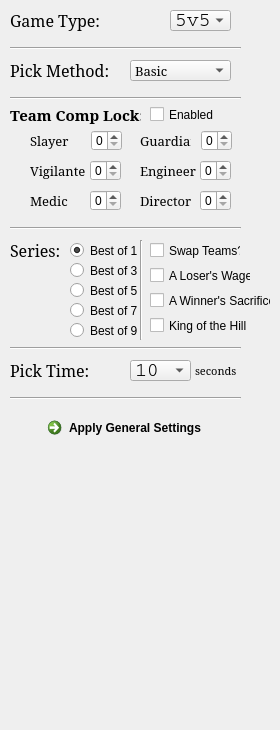
   <widget class="QWidget" name="generalTab">
    <attribute name="title">
     <string>General</string>
    </attribute>
    <widget class="QLabel" name="generalLabel">
     <property name="geometry">
      <rect>
       <x>10</x>
       <y>470</y>
       <width>251</width>
       <height>251</height>
      </rect>
     </property>
     <property name="text">
      <string/>
     </property>
     <property name="pixmap">
      <pixmap>generalIcon.png</pixmap>
     </property>
     <property name="scaledContents">
      <bool>true</bool>
     </property>
    </widget>
    <widget class="QCommandLinkButton" name="applyGeneralSettingsButton">
     <property name="geometry">
      <rect>
       <x>40</x>
       <y>410</y>
       <width>201</width>
       <height>41</height>
      </rect>
     </property>
     <property name="text">
      <string>Apply General Settings</string>
     </property>
    </widget>
    <widget class="QComboBox" name="gameTypeDropdown">
     <property name="geometry">
      <rect>
       <x>170</x>
       <y>10</y>
       <width>61</width>
       <height>21</height>
      </rect>
     </property>
     <property name="font">
      <font>
       <family>Courier</family>
       <pointsize>15</pointsize>
      </font>
     </property>
     <property name="currentText">
      <string>5v5</string>
     </property>
     <item>
      <property name="text">
       <string>5v5</string>
      </property>
     </item>
     <item>
      <property name="text">
       <string>4v4</string>
      </property>
     </item>
     <item>
      <property name="text">
       <string>3v3</string>
      </property>
     </item>
     <item>
      <property name="text">
       <string>2v2</string>
      </property>
     </item>
     <item>
      <property name="text">
       <string>1v1</string>
      </property>
     </item>
    </widget>
    <widget class="QLabel" name="gameTypeLabel">
     <property name="geometry">
      <rect>
       <x>10</x>
       <y>10</y>
       <width>111</width>
       <height>21</height>
      </rect>
     </property>
     <property name="font">
      <font>
       <family>Constantia</family>
       <pointsize>12</pointsize>
      </font>
     </property>
     <property name="toolTip">
      <string>&lt;html&gt;&lt;head/&gt;&lt;body&gt;&lt;p&gt;This selects the amount of players in a game. &lt;/p&gt;&lt;/body&gt;&lt;/html&gt;</string>
     </property>
     <property name="text">
      <string>Game Type:</string>
     </property>
     <property name="scaledContents">
      <bool>false</bool>
     </property>
    </widget>
    <widget class="Line" name="line_9">
     <property name="geometry">
      <rect>
       <x>10</x>
       <y>40</y>
       <width>231</width>
       <height>16</height>
      </rect>
     </property>
     <property name="orientation">
      <enum>Qt::Horizontal</enum>
     </property>
    </widget>
    <widget class="QComboBox" name="pickMethodDropdown">
     <property name="geometry">
      <rect>
       <x>130</x>
       <y>60</y>
       <width>101</width>
       <height>21</height>
      </rect>
     </property>
     <property name="font">
      <font>
       <family>Constantia</family>
       <pointsize>10</pointsize>
      </font>
     </property>
     <item>
      <property name="text">
       <string>Basic</string>
      </property>
     </item>
     <item>
      <property name="text">
       <string>Smite</string>
      </property>
     </item>
     <item>
      <property name="text">
       <string>Alex-First</string>
      </property>
     </item>
     <item>
      <property name="text">
       <string>Danny-First</string>
      </property>
     </item>
     <item>
      <property name="text">
       <string>All Random</string>
      </property>
     </item>
     <item>
      <property name="text">
       <string>First Random</string>
      </property>
     </item>
     <item>
      <property name="text">
       <string>Last Random</string>
      </property>
     </item>
    </widget>
    <widget class="QLabel" name="pickMethodLabel">
     <property name="geometry">
      <rect>
       <x>10</x>
       <y>60</y>
       <width>101</width>
       <height>21</height>
      </rect>
     </property>
     <property name="font">
      <font>
       <family>Constantia</family>
       <pointsize>12</pointsize>
      </font>
     </property>
     <property name="mouseTracking">
      <bool>false</bool>
     </property>
     <property name="acceptDrops">
      <bool>false</bool>
     </property>
     <property name="toolTip">
      <string>&lt;html&gt;&lt;head/&gt;&lt;body&gt;&lt;p&gt;&lt;span style=&quot; font-weight:600;&quot;&gt;Basic&lt;/span&gt;: Players pick one after another until the teams are full. &lt;/p&gt;&lt;p&gt;&lt;span style=&quot; font-weight:600;&quot;&gt;Smite:&lt;/span&gt; First player picks one, second player picks two, first player picks one. First phase over, second phase bans commence. Second phase -- second player picks one, first player picks two, second player picks one. &lt;/p&gt;&lt;p&gt;&lt;span style=&quot; font-weight:600;&quot;&gt;Alex-First: &lt;/span&gt;Alex picks his entire team first.&lt;/p&gt;&lt;p&gt;&lt;span style=&quot; font-weight:600;&quot;&gt;Danny-First: &lt;/span&gt;Danny picks his entire team first. &lt;/p&gt;&lt;p&gt;&lt;span style=&quot; font-weight:600;&quot;&gt;All Random: &lt;/span&gt;All players are randomly selected.&lt;/p&gt;&lt;p&gt;&lt;span style=&quot; font-weight:600;&quot;&gt;First Random:&lt;/span&gt; Each player's first pick is randomly selected, then the draft continues as a basic draft.&lt;/p&gt;&lt;p&gt;&lt;span style=&quot; font-weight:600;&quot;&gt;&lt;br/&gt;Last Random: &lt;/span&gt;The draft begins as a basic draft, the last selections of each player are random. &lt;/p&gt;&lt;/body&gt;&lt;/html&gt;</string>
     </property>
     <property name="toolTipDuration">
      <number>-1</number>
     </property>
     <property name="text">
      <string>Pick Method:</string>
     </property>
     <property name="scaledContents">
      <bool>false</bool>
     </property>
    </widget>
    <widget class="Line" name="line_10">
     <property name="geometry">
      <rect>
       <x>10</x>
       <y>90</y>
       <width>231</width>
       <height>16</height>
      </rect>
     </property>
     <property name="orientation">
      <enum>Qt::Horizontal</enum>
     </property>
    </widget>
    <widget class="QLabel" name="teamCompLockLabel">
     <property name="geometry">
      <rect>
       <x>10</x>
       <y>104</y>
       <width>131</width>
       <height>21</height>
      </rect>
     </property>
     <property name="font">
      <font>
       <family>Constantia</family>
       <pointsize>11</pointsize>
       <weight>75</weight>
       <bold>true</bold>
      </font>
     </property>
     <property name="toolTip">
      <string>&lt;html&gt;&lt;head/&gt;&lt;body&gt;&lt;p&gt;These are settings which allow you to lock team comps by archetypes.&lt;/p&gt;&lt;/body&gt;&lt;/html&gt;</string>
     </property>
     <property name="text">
      <string>Team Comp Lock:</string>
     </property>
     <property name="scaledContents">
      <bool>false</bool>
     </property>
    </widget>
    <widget class="QLabel" name="slayerCountLockLabel">
     <property name="geometry">
      <rect>
       <x>30</x>
       <y>130</y>
       <width>51</width>
       <height>21</height>
      </rect>
     </property>
     <property name="font">
      <font>
       <family>Constantia</family>
       <pointsize>10</pointsize>
      </font>
     </property>
     <property name="text">
      <string>Slayer</string>
     </property>
     <property name="scaledContents">
      <bool>false</bool>
     </property>
    </widget>
    <widget class="QLabel" name="vigilanteCountLockLabel">
     <property name="geometry">
      <rect>
       <x>30</x>
       <y>160</y>
       <width>61</width>
       <height>21</height>
      </rect>
     </property>
     <property name="font">
      <font>
       <family>Constantia</family>
       <pointsize>10</pointsize>
      </font>
     </property>
     <property name="text">
      <string>Vigilante</string>
     </property>
     <property name="scaledContents">
      <bool>false</bool>
     </property>
    </widget>
    <widget class="QLabel" name="medicCountLockLabel">
     <property name="geometry">
      <rect>
       <x>30</x>
       <y>190</y>
       <width>51</width>
       <height>21</height>
      </rect>
     </property>
     <property name="font">
      <font>
       <family>Constantia</family>
       <pointsize>10</pointsize>
      </font>
     </property>
     <property name="text">
      <string>Medic</string>
     </property>
     <property name="scaledContents">
      <bool>false</bool>
     </property>
    </widget>
    <widget class="QLabel" name="guardianCompLockLabel">
     <property name="geometry">
      <rect>
       <x>140</x>
       <y>130</y>
       <width>51</width>
       <height>21</height>
      </rect>
     </property>
     <property name="font">
      <font>
       <family>Constantia</family>
       <pointsize>10</pointsize>
      </font>
     </property>
     <property name="text">
      <string>Guardian</string>
     </property>
     <property name="scaledContents">
      <bool>false</bool>
     </property>
    </widget>
    <widget class="QLabel" name="engineerCompLockLabel">
     <property name="geometry">
      <rect>
       <x>140</x>
       <y>160</y>
       <width>61</width>
       <height>21</height>
      </rect>
     </property>
     <property name="font">
      <font>
       <family>Constantia</family>
       <pointsize>10</pointsize>
      </font>
     </property>
     <property name="text">
      <string>Engineer</string>
     </property>
     <property name="scaledContents">
      <bool>false</bool>
     </property>
    </widget>
    <widget class="QLabel" name="directorCompLockLabel">
     <property name="geometry">
      <rect>
       <x>140</x>
       <y>190</y>
       <width>51</width>
       <height>21</height>
      </rect>
     </property>
     <property name="font">
      <font>
       <family>Constantia</family>
       <pointsize>10</pointsize>
      </font>
     </property>
     <property name="text">
      <string>Director</string>
     </property>
     <property name="scaledContents">
      <bool>false</bool>
     </property>
    </widget>
    <widget class="QSpinBox" name="slayerCompLockSpinBox">
     <property name="geometry">
      <rect>
       <x>91</x>
       <y>130</y>
       <width>31</width>
       <height>21</height>
      </rect>
     </property>
     <property name="maximum">
      <number>5</number>
     </property>
    </widget>
    <widget class="QSpinBox" name="vigilanteCompLockSpinBox">
     <property name="geometry">
      <rect>
       <x>90</x>
       <y>160</y>
       <width>31</width>
       <height>21</height>
      </rect>
     </property>
     <property name="maximum">
      <number>5</number>
     </property>
    </widget>
    <widget class="QSpinBox" name="medicCompLockSpinBox">
     <property name="geometry">
      <rect>
       <x>90</x>
       <y>190</y>
       <width>31</width>
       <height>21</height>
      </rect>
     </property>
     <property name="maximum">
      <number>5</number>
     </property>
    </widget>
    <widget class="QSpinBox" name="guardianCompLockSpinBox">
     <property name="geometry">
      <rect>
       <x>201</x>
       <y>130</y>
       <width>31</width>
       <height>21</height>
      </rect>
     </property>
     <property name="maximum">
      <number>5</number>
     </property>
    </widget>
    <widget class="QSpinBox" name="engineerCompLockSpinBox">
     <property name="geometry">
      <rect>
       <x>200</x>
       <y>160</y>
       <width>31</width>
       <height>21</height>
      </rect>
     </property>
     <property name="maximum">
      <number>4</number>
     </property>
    </widget>
    <widget class="QSpinBox" name="directorCompLockSpinBox">
     <property name="geometry">
      <rect>
       <x>200</x>
       <y>190</y>
       <width>31</width>
       <height>21</height>
      </rect>
     </property>
     <property name="maximum">
      <number>5</number>
     </property>
    </widget>
    <widget class="Line" name="line_19">
     <property name="geometry">
      <rect>
       <x>10</x>
       <y>220</y>
       <width>231</width>
       <height>16</height>
      </rect>
     </property>
     <property name="orientation">
      <enum>Qt::Horizontal</enum>
     </property>
    </widget>
    <widget class="QCheckBox" name="teamCompLockEnableCheckbox">
     <property name="geometry">
      <rect>
       <x>150</x>
       <y>104</y>
       <width>70</width>
       <height>21</height>
      </rect>
     </property>
     <property name="text">
      <string>Enabled</string>
     </property>
    </widget>
    <widget class="QRadioButton" name="bestofOneRadioButton">
     <property name="geometry">
      <rect>
       <x>70</x>
       <y>240</y>
       <width>71</width>
       <height>21</height>
      </rect>
     </property>
     <property name="text">
      <string>Best of 1</string>
     </property>
     <property name="checked">
      <bool>true</bool>
     </property>
    </widget>
    <widget class="QLabel" name="seriesLabel">
     <property name="geometry">
      <rect>
       <x>10</x>
       <y>240</y>
       <width>51</width>
       <height>21</height>
      </rect>
     </property>
     <property name="font">
      <font>
       <family>Constantia</family>
       <pointsize>12</pointsize>
      </font>
     </property>
     <property name="mouseTracking">
      <bool>false</bool>
     </property>
     <property name="acceptDrops">
      <bool>false</bool>
     </property>
     <property name="toolTip">
      <string>&lt;html&gt;&lt;head/&gt;&lt;body&gt;&lt;p&gt;These are series settings, where a set will be played. Depending on the set length, the winner will be the player who wins a majority of the games. &lt;/p&gt;&lt;p&gt;For example, a best of 3 means that the first player to win 2 games wins the set. &lt;/p&gt;&lt;p&gt;A best of 5 would be the first player to win 3 games, etc. &lt;/p&gt;&lt;p&gt;The modes on the right also dictate some fun rules that can apply to series. &lt;/p&gt;&lt;/body&gt;&lt;/html&gt;</string>
     </property>
     <property name="toolTipDuration">
      <number>-1</number>
     </property>
     <property name="text">
      <string>Series:</string>
     </property>
     <property name="scaledContents">
      <bool>false</bool>
     </property>
    </widget>
    <widget class="QRadioButton" name="bestOfThreeRadioButton">
     <property name="geometry">
      <rect>
       <x>70</x>
       <y>260</y>
       <width>71</width>
       <height>21</height>
      </rect>
     </property>
     <property name="text">
      <string>Best of 3</string>
     </property>
    </widget>
    <widget class="QRadioButton" name="bestOfFiveRadioButton">
     <property name="geometry">
      <rect>
       <x>70</x>
       <y>280</y>
       <width>71</width>
       <height>21</height>
      </rect>
     </property>
     <property name="text">
      <string>Best of 5</string>
     </property>
    </widget>
    <widget class="QRadioButton" name="bestOfSevenRadioButton">
     <property name="geometry">
      <rect>
       <x>70</x>
       <y>300</y>
       <width>71</width>
       <height>21</height>
      </rect>
     </property>
     <property name="text">
      <string>Best of 7</string>
     </property>
    </widget>
    <widget class="Line" name="line_20">
     <property name="geometry">
      <rect>
       <x>140</x>
       <y>240</y>
       <width>3</width>
       <height>100</height>
      </rect>
     </property>
     <property name="orientation">
      <enum>Qt::Vertical</enum>
     </property>
    </widget>
    <widget class="QCheckBox" name="swapTeamsCheckbox">
     <property name="geometry">
      <rect>
       <x>150</x>
       <y>240</y>
       <width>91</width>
       <height>21</height>
      </rect>
     </property>
     <property name="toolTip">
      <string>&lt;html&gt;&lt;head/&gt;&lt;body&gt;&lt;p&gt;Teams will swap at the end of a game in this series. &lt;/p&gt;&lt;/body&gt;&lt;/html&gt;</string>
     </property>
     <property name="text">
      <string>Swap Teams?</string>
     </property>
    </widget>
    <widget class="QCheckBox" name="aLosersWagerCheckbox">
     <property name="geometry">
      <rect>
       <x>150</x>
       <y>265</y>
       <width>101</width>
       <height>21</height>
      </rect>
     </property>
     <property name="toolTip">
      <string>&lt;html&gt;&lt;head/&gt;&lt;body&gt;&lt;p&gt;The loser of a game can swap out one of their players for another. &lt;/p&gt;&lt;/body&gt;&lt;/html&gt;</string>
     </property>
     <property name="text">
      <string>A Loser's Wager</string>
     </property>
    </widget>
    <widget class="QCheckBox" name="aWinnersSacrificeCheckbox">
     <property name="geometry">
      <rect>
       <x>150</x>
       <y>290</y>
       <width>121</width>
       <height>21</height>
      </rect>
     </property>
     <property name="toolTip">
      <string>&lt;html&gt;&lt;head/&gt;&lt;body&gt;&lt;p&gt;The winner of a game must change one of their players for the next one. &lt;/p&gt;&lt;/body&gt;&lt;/html&gt;</string>
     </property>
     <property name="text">
      <string>A Winner's Sacrifice</string>
     </property>
    </widget>
    <widget class="QCheckBox" name="kingOfTheHillCheckbox">
     <property name="geometry">
      <rect>
       <x>150</x>
       <y>315</y>
       <width>101</width>
       <height>21</height>
      </rect>
     </property>
     <property name="toolTip">
      <string>&lt;html&gt;&lt;head/&gt;&lt;body&gt;&lt;p&gt;The winner of a game gets to keep their entire team, while the loser must change their whole team.&lt;/p&gt;&lt;/body&gt;&lt;/html&gt;</string>
     </property>
     <property name="text">
      <string>King of the Hill</string>
     </property>
    </widget>
    <widget class="QRadioButton" name="bestOfNineRadioButton">
     <property name="geometry">
      <rect>
       <x>70</x>
       <y>320</y>
       <width>71</width>
       <height>21</height>
      </rect>
     </property>
     <property name="text">
      <string>Best of 9</string>
     </property>
    </widget>
    <widget class="Line" name="line_21">
     <property name="geometry">
      <rect>
       <x>10</x>
       <y>340</y>
       <width>231</width>
       <height>16</height>
      </rect>
     </property>
     <property name="orientation">
      <enum>Qt::Horizontal</enum>
     </property>
    </widget>
    <widget class="QLabel" name="pickTimeLabel">
     <property name="geometry">
      <rect>
       <x>10</x>
       <y>360</y>
       <width>101</width>
       <height>21</height>
      </rect>
     </property>
     <property name="font">
      <font>
       <family>Constantia</family>
       <pointsize>12</pointsize>
      </font>
     </property>
     <property name="mouseTracking">
      <bool>false</bool>
     </property>
     <property name="acceptDrops">
      <bool>false</bool>
     </property>
     <property name="toolTip">
      <string>&lt;html&gt;&lt;head/&gt;&lt;body&gt;&lt;p&gt;This is the amount of time provided per player selection. &lt;span style=&quot; font-weight:600;&quot;&gt;If you do not make a selection, a random player will be picked. &lt;/span&gt;&lt;/p&gt;&lt;/body&gt;&lt;/html&gt;</string>
     </property>
     <property name="toolTipDuration">
      <number>-1</number>
     </property>
     <property name="text">
      <string>Pick Time:</string>
     </property>
     <property name="scaledContents">
      <bool>false</bool>
     </property>
    </widget>
    <widget class="QLabel" name="secondsLabel">
     <property name="geometry">
      <rect>
       <x>195</x>
       <y>364</y>
       <width>47</width>
       <height>13</height>
      </rect>
     </property>
     <property name="font">
      <font>
       <family>Constantia</family>
       <pointsize>8</pointsize>
      </font>
     </property>
     <property name="text">
      <string>seconds</string>
     </property>
    </widget>
    <widget class="QComboBox" name="pickTimeDropdown">
     <property name="geometry">
      <rect>
       <x>130</x>
       <y>360</y>
       <width>61</width>
       <height>21</height>
      </rect>
     </property>
     <property name="font">
      <font>
       <family>Courier</family>
       <pointsize>15</pointsize>
      </font>
     </property>
     <property name="currentText">
      <string>10</string>
     </property>
     <item>
      <property name="text">
       <string>10</string>
      </property>
     </item>
     <item>
      <property name="text">
       <string>20</string>
      </property>
     </item>
     <item>
      <property name="text">
       <string>30</string>
      </property>
     </item>
     <item>
      <property name="text">
       <string>40</string>
      </property>
     </item>
     <item>
      <property name="text">
       <string>50</string>
      </property>
     </item>
     <item>
      <property name="text">
       <string>60</string>
      </property>
     </item>
     <item>
      <property name="text">
       <string>90</string>
      </property>
     </item>
     <item>
      <property name="text">
       <string>120</string>
      </property>
     </item>
     <item>
      <property name="text">
       <string>180</string>
      </property>
     </item>
     <item>
      <property name="text">
       <string>300</string>
      </property>
     </item>
     <item>
      <property name="text">
       <string>UNL</string>
      </property>
     </item>
    </widget>
    <widget class="Line" name="line_22">
     <property name="geometry">
      <rect>
       <x>10</x>
       <y>390</y>
       <width>231</width>
       <height>16</height>
      </rect>
     </property>
     <property name="orientation">
      <enum>Qt::Horizontal</enum>
     </property>
    </widget>
   </widget>
